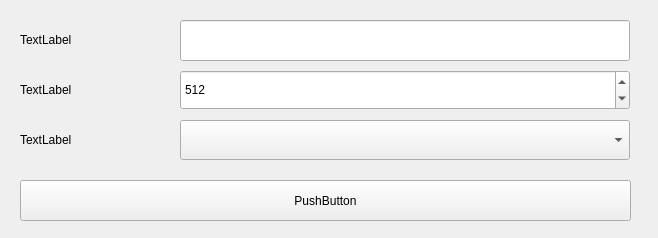
<?xml version="1.0" encoding="UTF-8"?>
<ui version="4.0">
 <class>Form</class>
 <widget class="QWidget" name="Form">
  <property name="geometry">
   <rect>
    <x>0</x>
    <y>0</y>
    <width>658</width>
    <height>238</height>
   </rect>
  </property>
  <property name="windowTitle">
   <string>Form</string>
  </property>
  <widget class="QLineEdit" name="passwordLineEdit">
   <property name="geometry">
    <rect>
     <x>180</x>
     <y>20</y>
     <width>450</width>
     <height>41</height>
    </rect>
   </property>
  </widget>
  <widget class="QLabel" name="passwordLabel">
   <property name="geometry">
    <rect>
     <x>20</x>
     <y>30</y>
     <width>145</width>
     <height>20</height>
    </rect>
   </property>
   <property name="text">
    <string>TextLabel</string>
   </property>
  </widget>
  <widget class="QLabel" name="peerLimitLabel">
   <property name="geometry">
    <rect>
     <x>20</x>
     <y>80</y>
     <width>145</width>
     <height>20</height>
    </rect>
   </property>
   <property name="text">
    <string>TextLabel</string>
   </property>
  </widget>
  <widget class="QSpinBox" name="peersLimitSpinBox">
   <property name="geometry">
    <rect>
     <x>180</x>
     <y>70</y>
     <width>450</width>
     <height>40</height>
    </rect>
   </property>
   <property name="minimum">
    <number>2</number>
   </property>
   <property name="maximum">
    <number>9999</number>
   </property>
   <property name="value">
    <number>512</number>
   </property>
  </widget>
  <widget class="QLabel" name="privacyStateLabel">
   <property name="geometry">
    <rect>
     <x>20</x>
     <y>130</y>
     <width>145</width>
     <height>20</height>
    </rect>
   </property>
   <property name="text">
    <string>TextLabel</string>
   </property>
  </widget>
  <widget class="QComboBox" name="privacyStateComboBox">
   <property name="geometry">
    <rect>
     <x>180</x>
     <y>120</y>
     <width>450</width>
     <height>40</height>
    </rect>
   </property>
  </widget>
  <widget class="QPushButton" name="savePushButton">
   <property name="geometry">
    <rect>
     <x>20</x>
     <y>180</y>
     <width>611</width>
     <height>41</height>
    </rect>
   </property>
   <property name="text">
    <string>PushButton</string>
   </property>
  </widget>
 </widget>
 <resources/>
 <connections/>
</ui>
